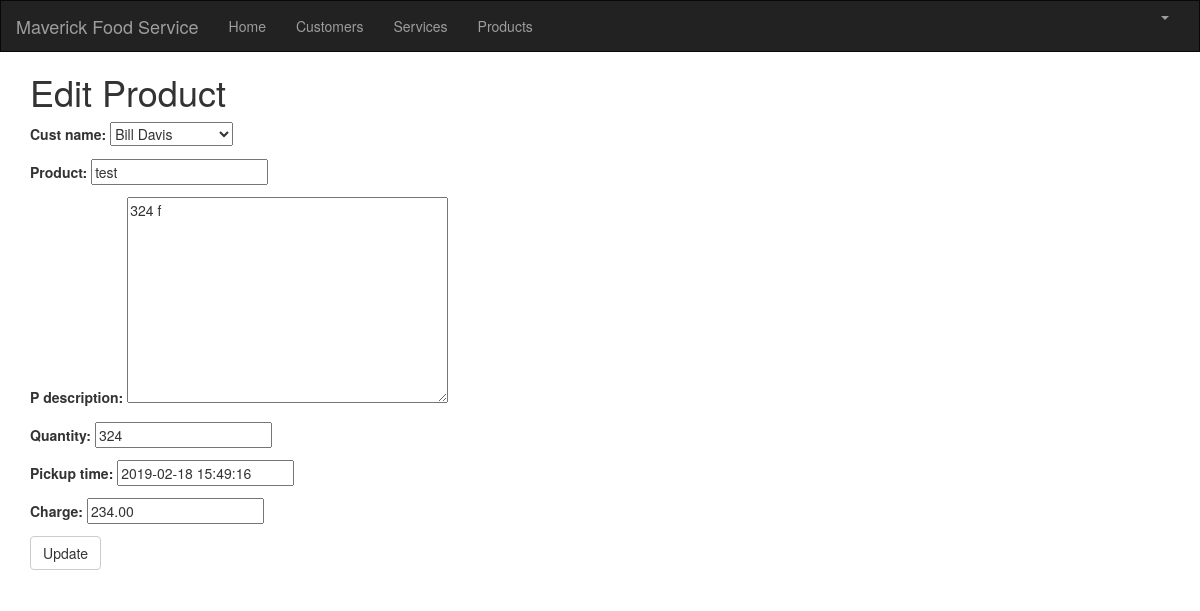
The app's page /product/2/edit/ (signed in) with its own data.
### crm/models.py (models this page shows, shortened)
class Customer(models.Model):
    cust_name = models.CharField(max_length=50)
    organization = models.CharField(max_length=100, blank=True)
    role = models.CharField(max_length=100)
    email = models.EmailField(max_length=100)
    bldgroom = models.CharField(max_length=100)
    address = models.CharField(max_length=200)
    account_number = models.IntegerField(blank=False, null=False)
    city = models.CharField(max_length=50)
    state = models.CharField(max_length=50)
    zipcode = models.CharField(max_length=10)
    phone_number = models.CharField(max_length=50)
    created_date = models.DateTimeField(
        default=timezone.now)
    updated_date = models.DateTimeField(auto_now_add=True)
    def __str__(self):
        return str(self.cust_name)

class Product(models.Model):
    cust_name = models.ForeignKey(Customer, on_delete=models.CASCADE, related_name='products')
    product = models.CharField(max_length=100)
    p_description = models.TextField()
    quantity = models.IntegerField()
    pickup_time = models.DateTimeField(
        default=timezone.now)
    charge = models.DecimalField(max_digits=10, decimal_places=2)
    created_date = models.DateTimeField(
        default=timezone.now)
    updated_date = models.DateTimeField(auto_now_add=True)

### crm/views.py (the view)
# urls.py: path('product/<int:pk>/edit/', views.product_edit, name='product_edit'),
@login_required
def product_edit(request, pk):
   product = get_object_or_404(Product, pk=pk)
   if request.method == "POST":
       form = ProductForm(request.POST, instance=product)
       if form.is_valid():
           product = form.save()
           product.updated_date = timezone.now()
           product.save()
           product = Product.objects.filter(created_date__lte=timezone.now())
           return render(request, 'crm/product_list.html', {'products': product})
   else:
       form = ProductForm(instance=product)
   return render(request, 'crm/product_edit.html', {'form': form})

### crm/forms.py
class ProductForm(forms.ModelForm):
   class Meta:
       model = Product
       fields = ('cust_name', 'product', 'p_description', 'quantity', 'pickup_time', 'charge')

### crm/templates/crm/product_edit.html
{% extends 'crm/base.html' %}
{% block content %}
    <h1>Edit Product</h1>
    <form method="POST" class="customer-form">{% csrf_token %}
        {{ form.as_p }}
        <button type="submit" class="save btn btn-default">Update</button>
    </form>
{% endblock %}

### records on screen
Customer: cust_name "Bill Davis"
Product: product "test", p_description "324 f", quantity "324", pickup_time "2019-02-18 15:49:16", charge "234.00"
